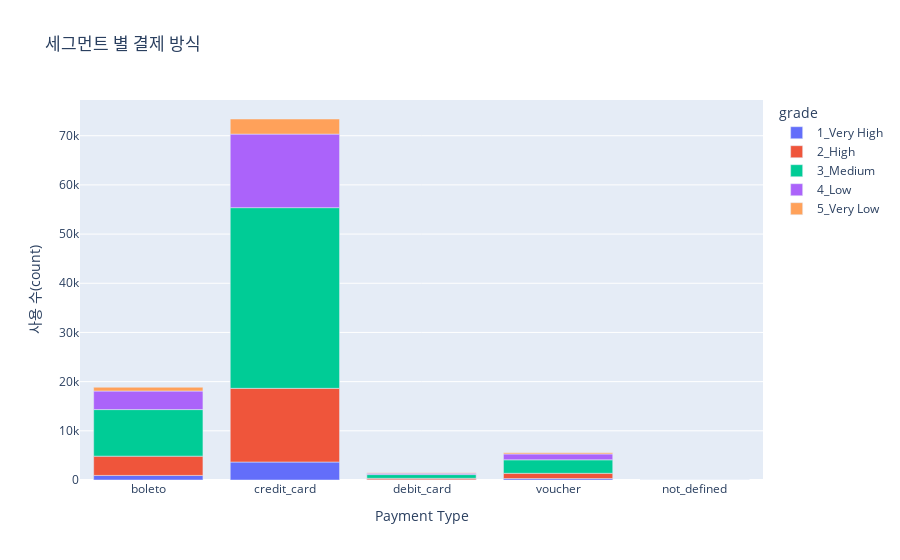

The cell this chart's notebook holds for it:
### Code cell
fig = px.bar(rfm_payment, 
             x='payment_type', 
             y='Counts', 
             color='grade',
             title='세그먼트 별 결제 방식',
             labels={'payment_type': 'Payment Type', 'Counts': '사용 수(count)'})
fig.show()

### Figure 1 — Plotly figure (JSON) as saved in the notebook; plotly's stock layout.template omitted (floating-point values rounded to 4 significant figures)
{"data": [{"alignmentgroup": "True", "hovertemplate": "grade=1_Very High<br>Payment Type=%{x}<br>사용 수(count)=%{y}<extra></extra>", "legendgroup": "1_Very High", "marker": {"color": "#636efa", "pattern": {"shape": ""}}, "name": "1_Very High", "offsetgroup": "1_Very High", "orientation": "v", "showlegend": true, "textposition": "auto", "type": "bar", "x": ["boleto", "credit_card", "debit_card", "voucher"], "xaxis": "x", "y": [933, 3654, 54, 287], "yaxis": "y"}, {"alignmentgroup": "True", "hovertemplate": "grade=2_High<br>Payment Type=%{x}<br>사용 수(count)=%{y}<extra></extra>", "legendgroup": "2_High", "marker": {"color": "#EF553B", "pattern": {"shape": ""}}, "name": "2_High", "offsetgroup": "2_High", "orientation": "v", "showlegend": true, "textposition": "auto", "type": "bar", "x": ["boleto", "credit_card", "debit_card", "not_defined", "voucher"], "xaxis": "x", "y": [3915, 14985, 289, 2, 1076], "yaxis": "y"}, {"alignmentgroup": "True", "hovertemplate": "grade=3_Medium<br>Payment Type=%{x}<br>사용 수(count)=%{y}<extra></extra>", "legendgroup": "3_Medium", "marker": {"color": "#00cc96", "pattern": {"shape": ""}}, "name": "3_Medium", "offsetgroup": "3_Medium", "orientation": "v", "showlegend": true, "textposition": "auto", "type": "bar", "x": ["boleto", "credit_card", "debit_card", "not_defined", "voucher"], "xaxis": "x", "y": [9469, 36735, 759, 1, 2744], "yaxis": "y"}, {"alignmentgroup": "True", "hovertemplate": "grade=4_Low<br>Payment Type=%{x}<br>사용 수(count)=%{y}<extra></extra>", "legendgroup": "4_Low", "marker": {"color": "#ab63fa", "pattern": {"shape": ""}}, "name": "4_Low", "offsetgroup": "4_Low", "orientation": "v", "showlegend": true, "textposition": "auto", "type": "bar", "x": ["boleto", "credit_card", "debit_card", "voucher"], "xaxis": "x", "y": [3773, 14950, 287, 1187], "yaxis": "y"}, {"alignmentgroup": "True", "hovertemplate": "grade=5_Very Low<br>Payment Type=%{x}<br>사용 수(count)=%{y}<extra></extra>", "legendgroup": "5_Very Low", "marker": {"color": "#FFA15A", "pattern": {"shape": ""}}, "name": "5_Very Low", "offsetgroup": "5_Very Low", "orientation": "v", "showlegend": true, "textposition": "auto", "type": "bar", "x": ["boleto", "credit_card", "debit_card", "voucher"], "xaxis": "x", "y": [767, 3075, 64, 236], "yaxis": "y"}], "layout": {"barmode": "relative", "legend": {"title": {"text": "grade"}, "tracegroupgap": 0}, "title": {"text": "세그먼트 별 결제 방식"}, "xaxis": {"anchor": "y", "domain": [0, 1], "title": {"text": "Payment Type"}}, "yaxis": {"anchor": "x", "domain": [0, 1], "title": {"text": "사용 수(count)"}}}}
